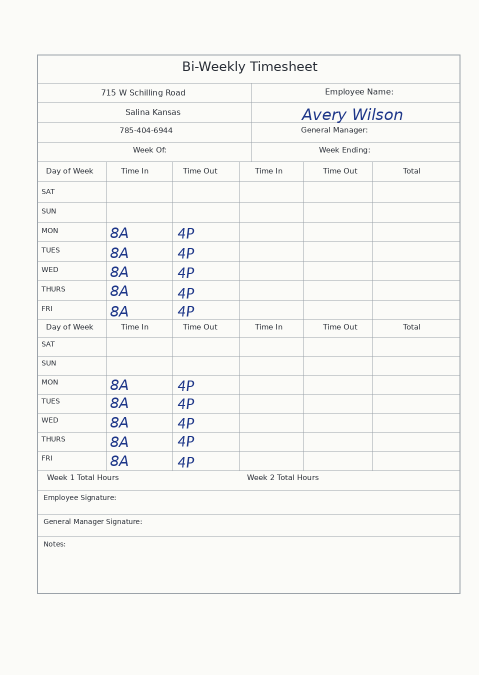
#> input picture test_samples/01_Daytime.png, 958 x 1350 px (shown at 1/2 size)
$ python -i clock_ocr.py   (imports and definitions only)
#> lines starting #> are read from the running program, lines starting #| are printed output that depends on the picture; after the words box and inside, x2 and y2 are one past the last pixel; in counts of white or black regions, pixels touching at a corner belong together
#> further down, picture is the input picture: PIL image 958x1350 RGB; mean R, G, B 246, 246.3, 244.1
"""Offline clock-specific second reader for unclear single-pair punches."""
from collections import defaultdict
from functools import lru_cache
import hashlib
from pathlib import Path

import cv2
import numpy as np
from PIL import Image

from .core import display_time, normalize_time
from .line_ocr import Decision, LineOCRError, Reading, clock_key, decode_ctc, photo_clock_text

MODEL = Path(__file__).resolve().parent / 'assets' / 'clock_reader_v1.onnx'
MODEL_SHA256 = 'a6c19d350b488824b31366f3caf71a4994c7223cac20dde18d3d7c0c4bacb60f'
CHARACTERS = ['blank', *'0123456789:APM?']


def _clock_ink(image: Image.Image) -> np.ndarray:
    gray = np.asarray(image.convert('L'))
    height, width = gray.shape
#> height = 1350; width = 958
    diameter = max(7, round(height * .26) | 1)
#> diameter = 351
    paper = cv2.morphologyEx(gray, cv2.MORPH_CLOSE,
                             cv2.getStructuringElement(cv2.MORPH_ELLIPSE, (diameter, diameter)))
#> paper: shape (1350, 958); every value is 251
    ink = np.uint8(cv2.subtract(paper, gray) > max(8, .07 * float(np.median(paper))))
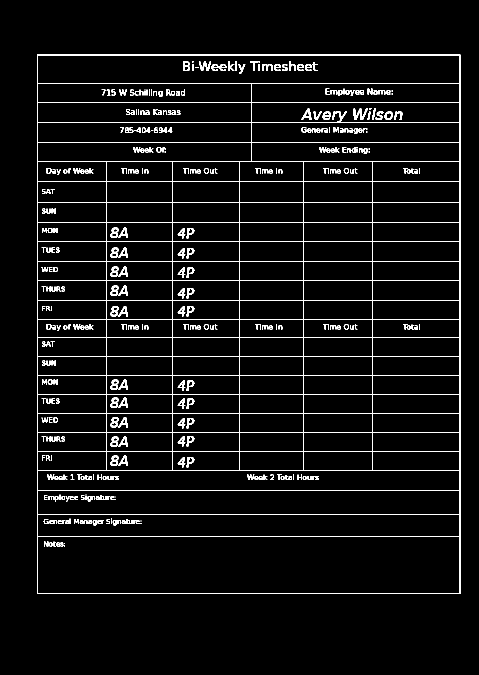
#> ink: shape (1350, 958) (shown at 1/2 size); values 0 (black) and 1 (white), 4.2% white in thin lines or dots, all inside (x1, y1, x2, y2) = (74, 109, 921, 1188)
    ink[:2, :] = ink[-2:, :] = 0
    ink[:, :2] = ink[:, -2:] = 0
    rules = cv2.morphologyEx(ink, cv2.MORPH_OPEN, np.ones((1, max(9, round(width * .52))), np.uint8))
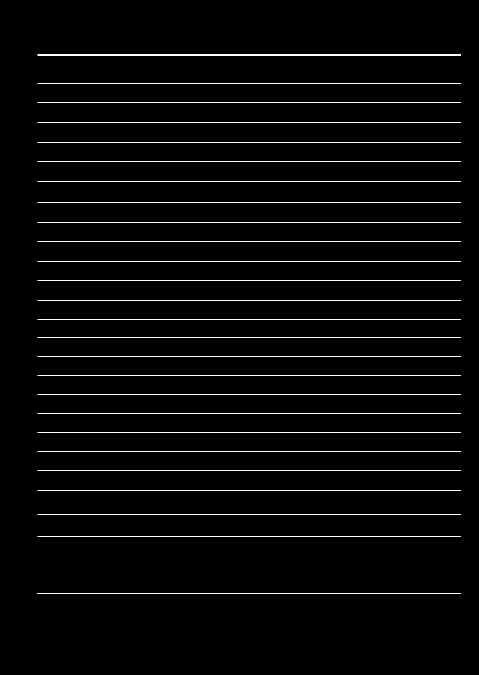
#> rules: shape (1350, 958) (shown at 1/2 size); values 0 (black) and 1 (white), 1.8% white in thin lines or dots, all inside (x1, y1, x2, y2) = (75, 109, 922, 1188)
    rules[round(.15 * height):round(.85 * height)] = 0
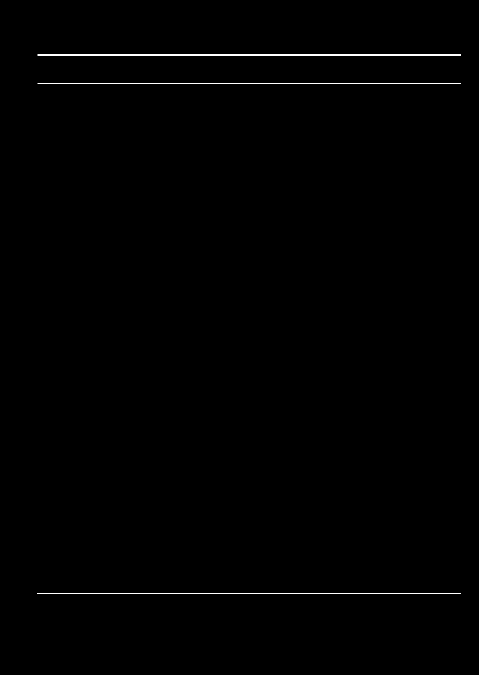
#> rules: shape (1350, 958) (shown at 1/2 size); values 0 (black) and 1 (white), 0.33% white in thin lines or dots, all inside (x1, y1, x2, y2) = (75, 109, 922, 1188)
    ink[rules > 0] = 0
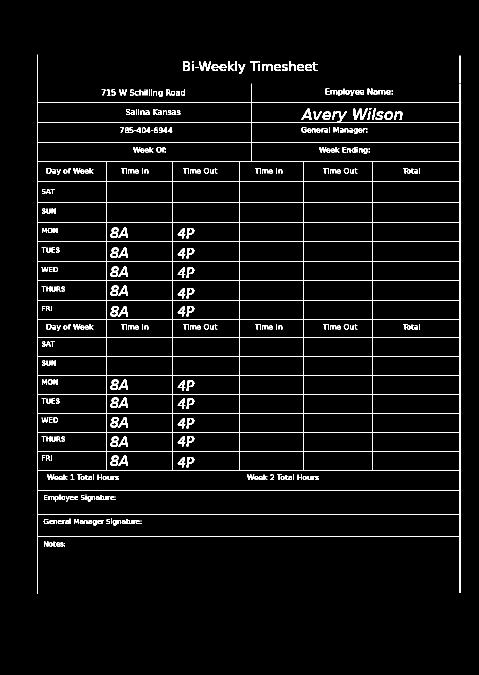
#> ink: shape (1350, 958) (shown at 1/2 size); values 0 (black) and 1 (white), 3.8% white in thin lines or dots, all inside (x1, y1, x2, y2) = (74, 109, 921, 1188)
    count, labels, stats, centers = cv2.connectedComponentsWithStats(ink)
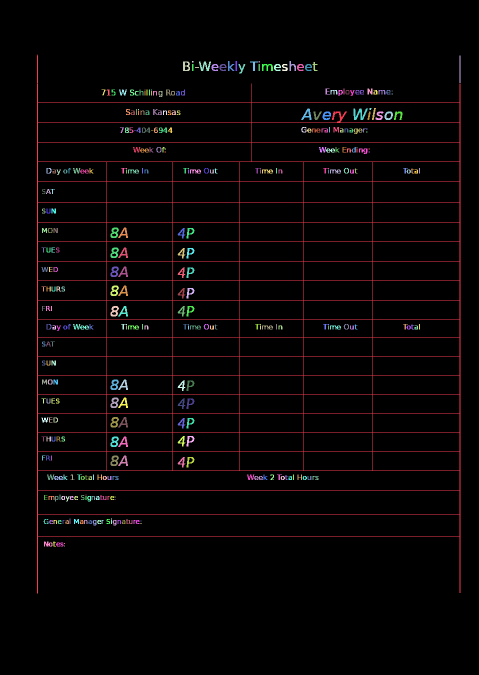
#> labels: shape (1350, 958) int32 (shown at 1/2 size); 345 distinct labels, from 0 to 344; one colour per label, 0 black
#> count = 345; stats = 345 rows, first 6: [0, 0, 958, 1350, 1243758], [74, 109, 847, 1079, 26969], [919, 111, 2, 55, 110], [366, 123, 14, 19, 176], [384, 122, 3, 3, 9], [398, 123, 24, 19, 226]; centers = 345 pairs, first value 85.52 to 919.5, second value 123 to 1091.5
    for i in range(1, count):
        if (stats[i, cv2.CC_STAT_AREA] < max(3, .06 * height)
                or (stats[i, cv2.CC_STAT_HEIGHT] < .13 * height
                    and not .16 * height < centers[i, 1] < .84 * height)):
            ink[labels == i] = 0
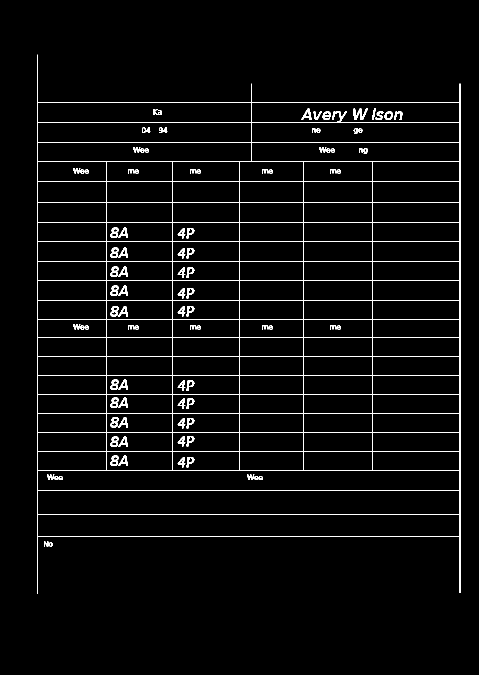
#> ink: shape (1350, 958) (shown at 1/2 size); values 0 (black) and 1 (white), 2.9% white in thin lines or dots, all inside (x1, y1, x2, y2) = (74, 109, 921, 1188)
    ys, xs = np.nonzero(ink)
    if len(xs) >= 10:
        ink = ink[ys.min():ys.max() + 1, xs.min():xs.max() + 1]
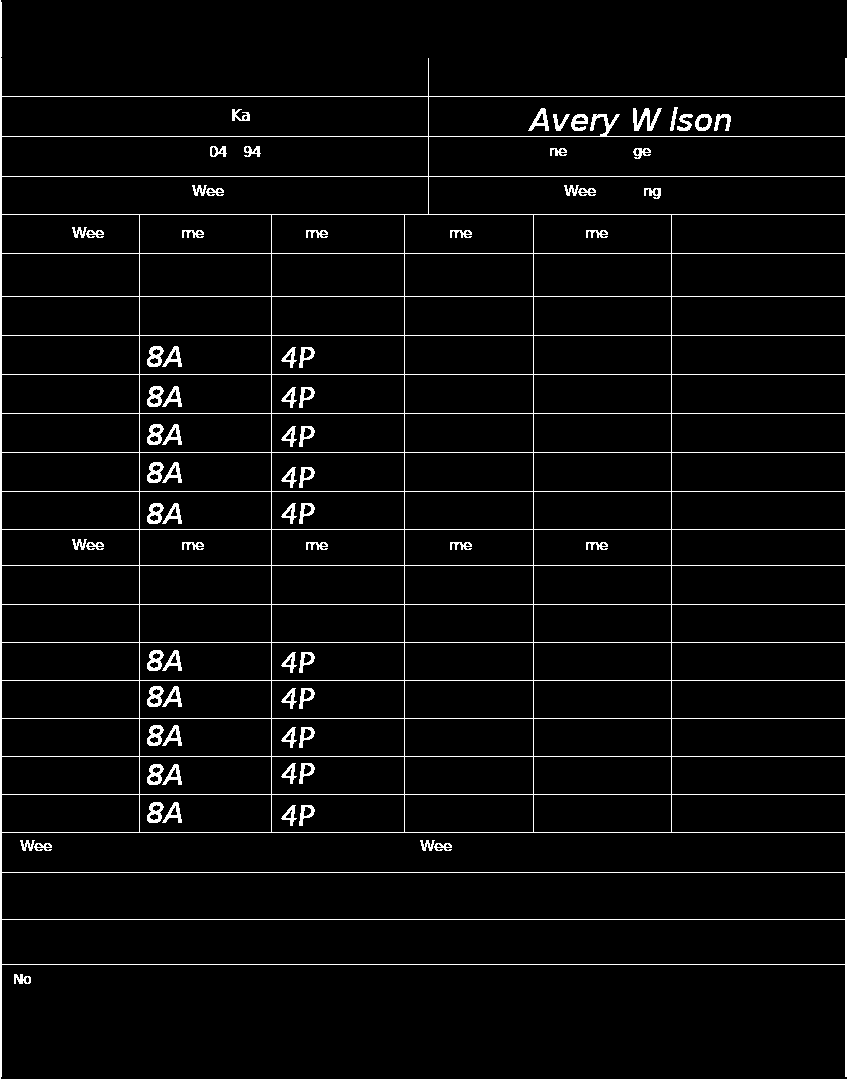
#> ink: shape (1079, 847); values 0 (black) and 1 (white), 4.1% white in thin lines or dots
    return 255 - ink * 255
#> returned value: shape (1079, 847); 95.9% white; black in thin lines or dots


class ClockRecognizer:
    # [34 lines left out: functions __init__, recognize, not called in this run]


@lru_cache(maxsize=1)
def get_clock_recognizer() -> ClockRecognizer:
    return ClockRecognizer()


def _literal(reading: Reading) -> tuple[str, bool]:
    return clock_key(reading.text), sum(ch.isdecimal() for ch in reading.text) >= 3


# [47 lines left out: functions review_transcription, corroborate_clock, not called in this run]

>>> from PIL import Image
>>> picture = Image.open('../test_samples/01_Daytime.png')
>>> result = _clock_ink(picture)

$ run again, on test_samples/03_SplitShifts.png
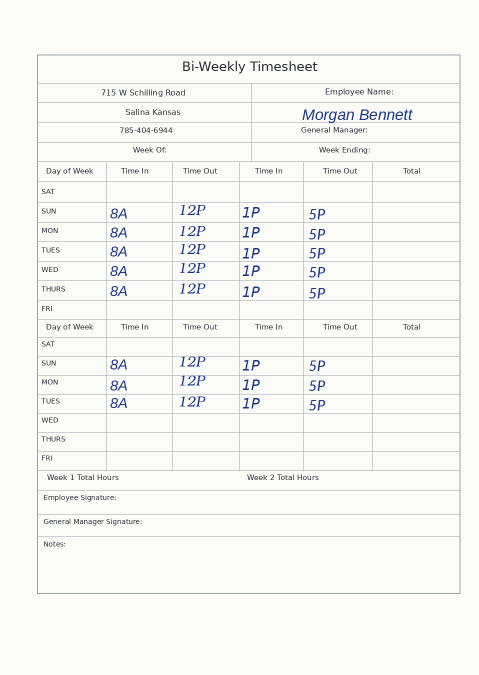
#> input picture test_samples/03_SplitShifts.png, 958 x 1350 px (shown at 1/2 size)
#> picture is the input picture: PIL image 958x1350 RGB; mean R, G, B 245.5, 245.9, 243.8
#> paper: shape (1350, 958); every value is 251
#> in _clock_ink, `count, labels, stats, centers = cv2.connectedComponentsWithStats(ink)`:
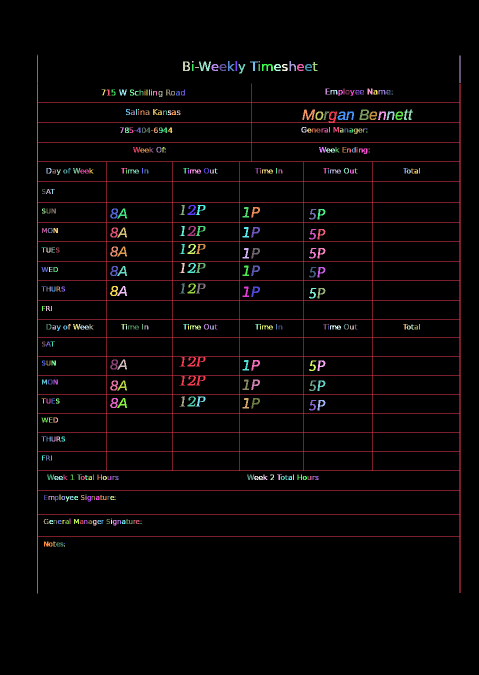
#> labels: shape (1350, 958) int32 (shown at 1/2 size); 371 distinct labels, from 0 to 370; one colour per label, 0 black
#> count = 371; stats = 371 rows, first 6: [0, 0, 958, 1350, 1239943], [74, 109, 847, 1079, 27652], [919, 111, 2, 55, 110], [366, 123, 14, 19, 176], [384, 122, 3, 3, 9], [398, 123, 24, 19, 226]; centers = 371 pairs, first value 85.52 to 919.5, second value 123 to 1091.5
#> in _clock_ink, `ink = ink[ys.min():ys.max() + 1, xs.min():xs.max() + 1]`:
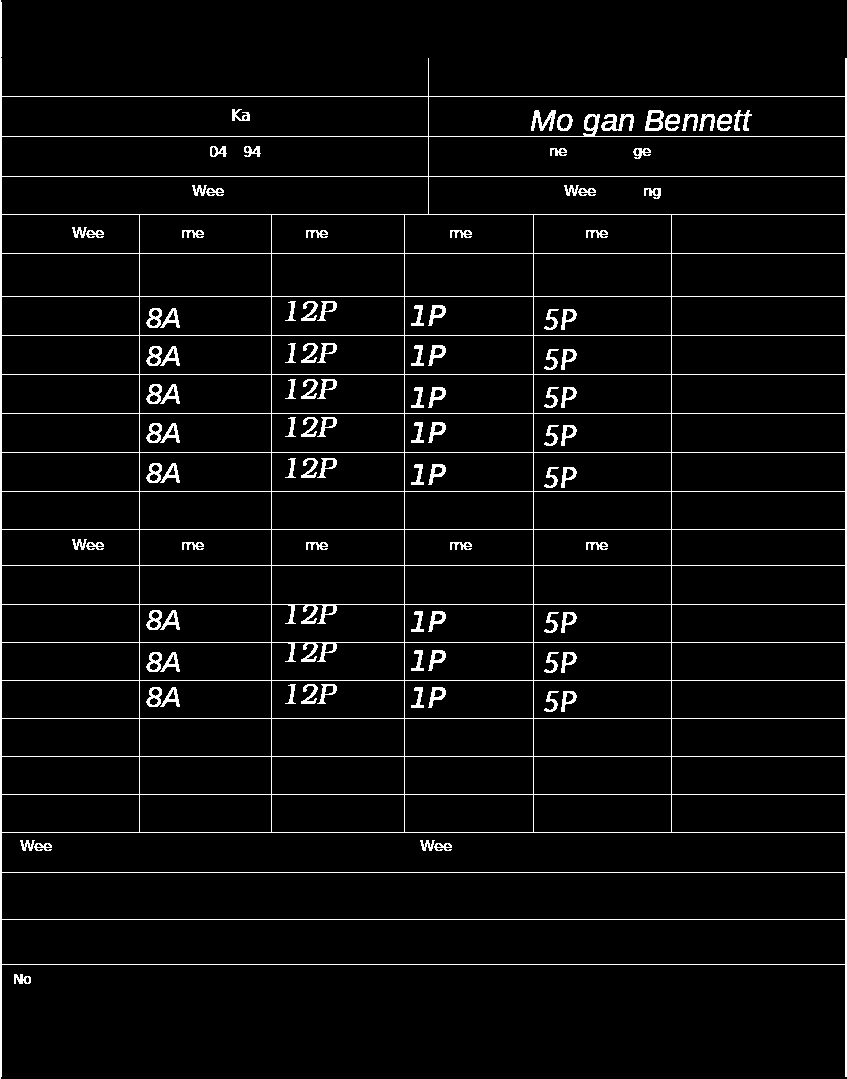
#> ink: shape (1079, 847); values 0 (black) and 1 (white), 4.5% white in thin lines or dots
